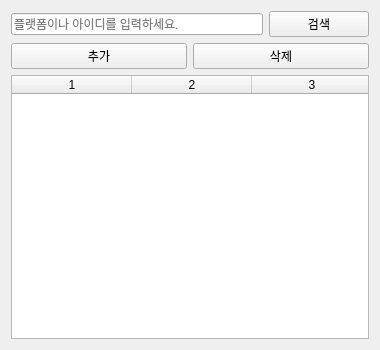
<?xml version="1.0" encoding="UTF-8"?>
<ui version="4.0">
 <class>AccountManager</class>
 <widget class="QWidget" name="AccountManager">
  <property name="geometry">
   <rect>
    <x>0</x>
    <y>0</y>
    <width>380</width>
    <height>350</height>
   </rect>
  </property>
  <property name="sizePolicy">
   <sizepolicy hsizetype="Preferred" vsizetype="Preferred">
    <horstretch>0</horstretch>
    <verstretch>0</verstretch>
   </sizepolicy>
  </property>
  <property name="windowTitle">
   <string>Account Manager</string>
  </property>
  <layout class="QVBoxLayout" name="verticalLayout">
   <item>
    <layout class="QHBoxLayout" name="searchLayout">
     <item>
      <widget class="QLineEdit" name="searchInput">
       <property name="sizePolicy">
        <sizepolicy hsizetype="Preferred" vsizetype="Fixed">
         <horstretch>0</horstretch>
         <verstretch>0</verstretch>
        </sizepolicy>
       </property>
       <property name="minimumSize">
        <size>
         <width>200</width>
         <height>0</height>
        </size>
       </property>
       <property name="placeholderText">
        <string>플랫폼이나 아이디를 입력하세요.</string>
       </property>
      </widget>
     </item>
     <item>
      <widget class="QPushButton" name="searchButton">
       <property name="sizePolicy">
        <sizepolicy hsizetype="Fixed" vsizetype="Preferred">
         <horstretch>0</horstretch>
         <verstretch>0</verstretch>
        </sizepolicy>
       </property>
       <property name="minimumSize">
        <size>
         <width>100</width>
         <height>0</height>
        </size>
       </property>
       <property name="text">
        <string>검색</string>
       </property>
      </widget>
     </item>
    </layout>
   </item>
   <item>
    <layout class="QHBoxLayout" name="horizontalLayout_2">
     <item>
      <widget class="QPushButton" name="addButton">
       <property name="text">
        <string>추가</string>
       </property>
      </widget>
     </item>
     <item>
      <widget class="QPushButton" name="deleteButton">
       <property name="text">
        <string>삭제</string>
       </property>
      </widget>
     </item>
    </layout>
   </item>
   <item>
    <widget class="QTableWidget" name="accountTable">
     <property name="enabled">
      <bool>true</bool>
     </property>
     <property name="sizePolicy">
      <sizepolicy hsizetype="Expanding" vsizetype="Expanding">
       <horstretch>0</horstretch>
       <verstretch>0</verstretch>
      </sizepolicy>
     </property>
     <property name="horizontalScrollBarPolicy">
      <enum>Qt::ScrollBarAlwaysOff</enum>
     </property>
     <property name="editTriggers">
      <set>QAbstractItemView::NoEditTriggers</set>
     </property>
     <property name="selectionMode">
      <enum>QAbstractItemView::SingleSelection</enum>
     </property>
     <property name="selectionBehavior">
      <enum>QAbstractItemView::SelectRows</enum>
     </property>
     <property name="columnCount">
      <number>3</number>
     </property>
     <property name="horizontalHeaderLabels" stdset="0">
      <stringlist>
       <string>플랫폼</string>
       <string>아이디</string>
       <string>비밀번호</string>
      </stringlist>
     </property>
     <attribute name="horizontalHeaderMinimumSectionSize">
      <number>40</number>
     </attribute>
     <attribute name="horizontalHeaderDefaultSectionSize">
      <number>120</number>
     </attribute>
     <attribute name="horizontalHeaderShowSortIndicator" stdset="0">
      <bool>false</bool>
     </attribute>
     <attribute name="horizontalHeaderStretchLastSection">
      <bool>false</bool>
     </attribute>
     <attribute name="verticalHeaderDefaultSectionSize">
      <number>30</number>
     </attribute>
     <column/>
     <column/>
     <column/>
    </widget>
   </item>
  </layout>
 </widget>
 <resources/>
 <connections/>
</ui>
